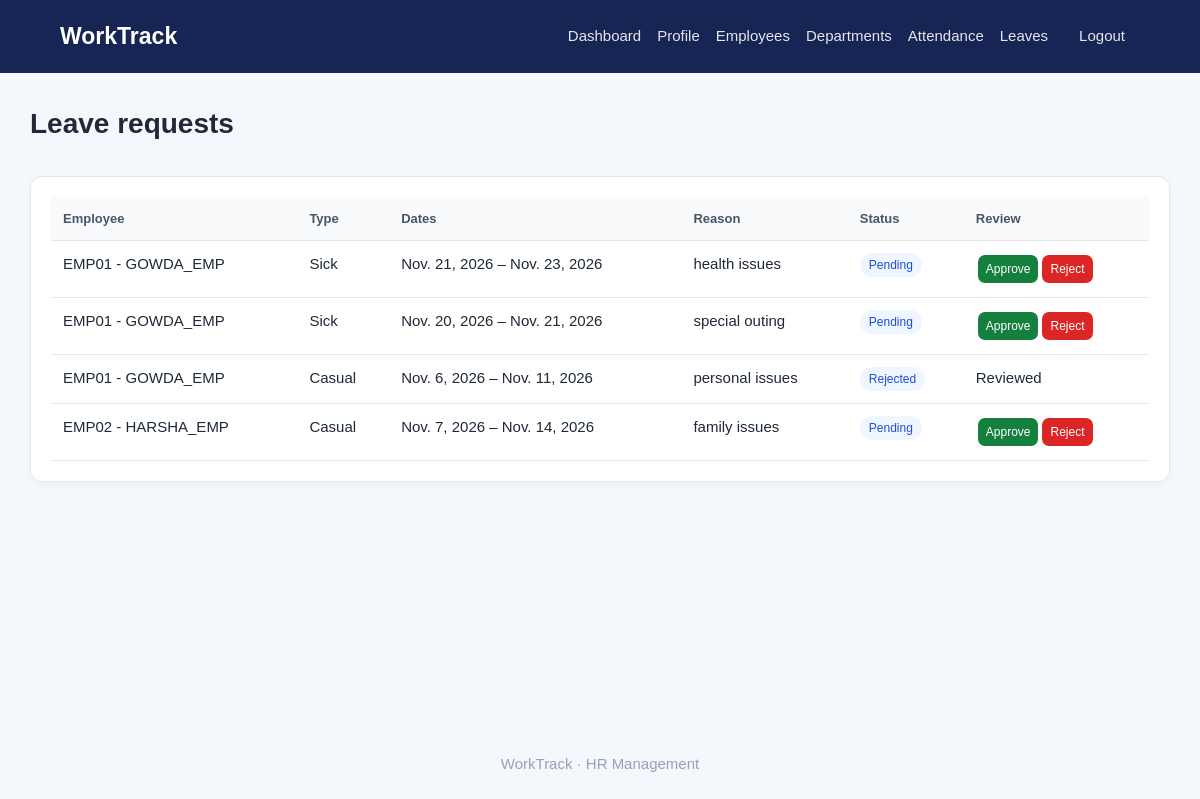
/leaves/ (signed in), run on the app's committed database.
### employees/models.py (models this page shows, shortened)
class LeaveRequest(models.Model):
 TYPES=[("Casual","Casual"),("Sick","Sick"),("Earned","Earned"),("Other","Other")]
 STATUS=[("Pending","Pending"),("Approved","Approved"),("Rejected","Rejected")]
 employee=models.ForeignKey(Employee,on_delete=models.CASCADE,related_name="leave_requests")
 leave_type=models.CharField(max_length=20,choices=TYPES)
 start_date=models.DateField()
 end_date=models.DateField()
 reason=models.TextField()
 status=models.CharField(max_length=20,choices=STATUS,default="Pending")
 reviewed_by=models.ForeignKey(settings.AUTH_USER_MODEL,on_delete=models.SET_NULL,null=True,blank=True,related_name="reviewed_leaves")
 created_at=models.DateTimeField(auto_now_add=True)
 class Meta: ordering=["-created_at"]

class Employee(models.Model):
 user=models.OneToOneField(settings.AUTH_USER_MODEL,on_delete=models.CASCADE,related_name="employee_profile")
 employee_id=models.CharField(max_length=20,unique=True)
 department=models.ForeignKey(Department,on_delete=models.SET_NULL,null=True,blank=True)
 designation=models.CharField(max_length=100,blank=True)
 phone=models.CharField(max_length=20,blank=True)
 joining_date=models.DateField(null=True,blank=True)
 salary=models.DecimalField(max_digits=10,decimal_places=2,default=0)
 address=models.TextField(blank=True)
 def __str__(self): return f"{self.employee_id} - {self.user.get_full_name() or self.user.username}"

### employees/views.py (the view)
# urls.py: path("leaves/",views.leave_list,name="leave_list"),
@login_required
def leave_list(request):
 r=role(request.user)
 qs=LeaveRequest.objects.select_related("employee","employee__user")
 if r=="Employee":
  emp=Employee.objects.filter(user=request.user).first()
  qs=qs.filter(employee=emp) if emp else qs.none()
 return render(request,"employees/leaves.html",{"leaves":qs,"role":r})

### employees/views.py (called while the page is built)
def role(user):
 if not user.is_authenticated: return "Guest"
 if user.is_superuser: return "Admin"
 names=set(user.groups.values_list("name",flat=True))
 for r in ("Admin","HR","Employee"):
  if r in names: return r
 return "Employee"

### templates/employees/leaves.html
{% extends "base.html" %}{% block content %}<div class="heading"><h1>Leave requests</h1>{% if role == "Employee" %}<a class="primary" href="{% url 'leave_apply' %}">+ Apply leave</a>{% endif %}</div><div class="card"><table><thead><tr><th>Employee</th><th>Type</th><th>Dates</th><th>Reason</th><th>Status</th>{% if role == "Admin" or role == "HR" %}<th>Review</th>{% endif %}</tr></thead><tbody>{% for l in leaves %}<tr><td>{{ l.employee }}</td><td>{{ l.leave_type }}</td><td>{{ l.start_date }} – {{ l.end_date }}</td><td>{{ l.reason }}</td><td><span class="pill">{{ l.status }}</span></td>{% if role == "Admin" or role == "HR" %}<td>{% if l.status == "Pending" %}<form method="post" action="{% url 'leave_review' l.pk %}" class="inline">{% csrf_token %}<button name="status" value="Approved" class="small success">Approve</button><button name="status" value="Rejected" class="small danger">Reject</button></form>{% else %}Reviewed{% endif %}</td>{% endif %}</tr>{% empty %}<tr><td colspan="6">No leave requests yet.</td></tr>{% endfor %}</tbody></table></div>{% endblock %}

### static/css/style.css (style rules this page uses)
* { box-sizing:border-box }
body { margin:0;background:#f4f7fb;color:#1f2937;font:15px/1.5 Arial,sans-serif }
h1 { font-size:28px;margin:0 0 16px }
.card { background:white;border:1px solid #e2e8f0;border-radius:12px;padding:20px;box-shadow:0 3px 12px #0f172a08 }
.heading { display:flex;align-items:center;justify-content:space-between;gap:15px;margin-bottom:15px }
.primary,button { display:inline-block;border:0;border-radius:7px;background:#2563eb;color:white;padding:10px 15px;text-decoration:none;cursor:pointer;font:inherit }
.danger { background:#dc2626 }
.success { background:#15803d }
.small { padding:5px 8px;font-size:12px;margin:2px }
table { width:100%;border-collapse:collapse;min-width:650px }
th,td { text-align:left;padding:12px;border-bottom:1px solid #e5e7eb;vertical-align:top }
th { background:#f8fafc;color:#475569;font-size:13px }
.pill { display:inline-block;padding:3px 9px;border-radius:20px;background:#eff6ff;color:#1d4ed8;font-size:12px }
.inline { display:inline }

### data on the page
LeaveRequest: employee "EMP01 - GOWDA_EMP", leave_type "Sick", start_date "Nov. 21, 2026", end_date "Nov. 23, 2026", reason "health issues", status "Pending", shows "Approve"
LeaveRequest: employee "EMP01 - GOWDA_EMP", leave_type "Sick", start_date "Nov. 20, 2026", end_date "Nov. 21, 2026", reason "special outing", status "Pending", shows "Approve"
LeaveRequest: employee "EMP01 - GOWDA_EMP", leave_type "Casual", start_date "Nov. 6, 2026", end_date "Nov. 11, 2026", reason "personal issues", status "Rejected", shows "Reviewed"
LeaveRequest: employee "EMP02 - HARSHA_EMP", leave_type "Casual", start_date "Nov. 7, 2026", end_date "Nov. 14, 2026", reason "family issues", status "Pending", shows "Approve"
